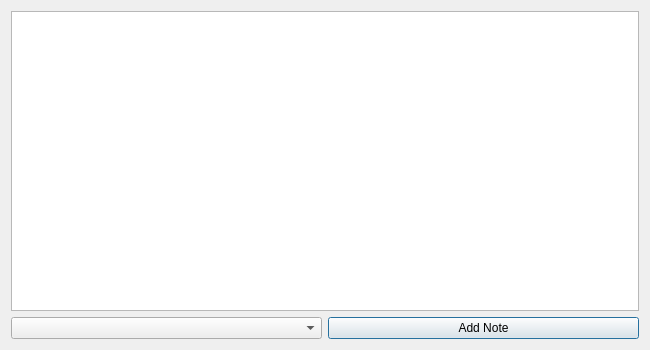
<?xml version="1.0" encoding="UTF-8"?>
<ui version="4.0">
 <class>Dialog</class>
 <widget class="QDialog" name="Dialog">
  <property name="geometry">
   <rect>
    <x>0</x>
    <y>0</y>
    <width>650</width>
    <height>350</height>
   </rect>
  </property>
  <property name="minimumSize">
   <size>
    <width>650</width>
    <height>350</height>
   </size>
  </property>
  <property name="font">
   <font>
    <pointsize>9</pointsize>
   </font>
  </property>
  <property name="windowTitle">
   <string>Add Note</string>
  </property>
  <property name="windowIcon">
   <iconset>
    <normalon>../icons/add_note.png</normalon>
   </iconset>
  </property>
  <layout class="QGridLayout" name="gridLayout">
   <item row="1" column="1">
    <widget class="QPushButton" name="submit_button">
     <property name="text">
      <string>Add Note</string>
     </property>
     <property name="autoDefault">
      <bool>false</bool>
     </property>
     <property name="default">
      <bool>true</bool>
     </property>
    </widget>
   </item>
   <item row="1" column="0">
    <widget class="QComboBox" name="projselect_combo"/>
   </item>
   <item row="0" column="0" colspan="2">
    <widget class="QTextEdit" name="note_tedit">
     <property name="tabChangesFocus">
      <bool>true</bool>
     </property>
     <property name="tabStopWidth">
      <number>20</number>
     </property>
     <property name="placeholderText">
      <string/>
     </property>
    </widget>
   </item>
  </layout>
 </widget>
 <tabstops>
  <tabstop>note_tedit</tabstop>
  <tabstop>projselect_combo</tabstop>
  <tabstop>submit_button</tabstop>
 </tabstops>
 <resources/>
 <connections/>
</ui>
